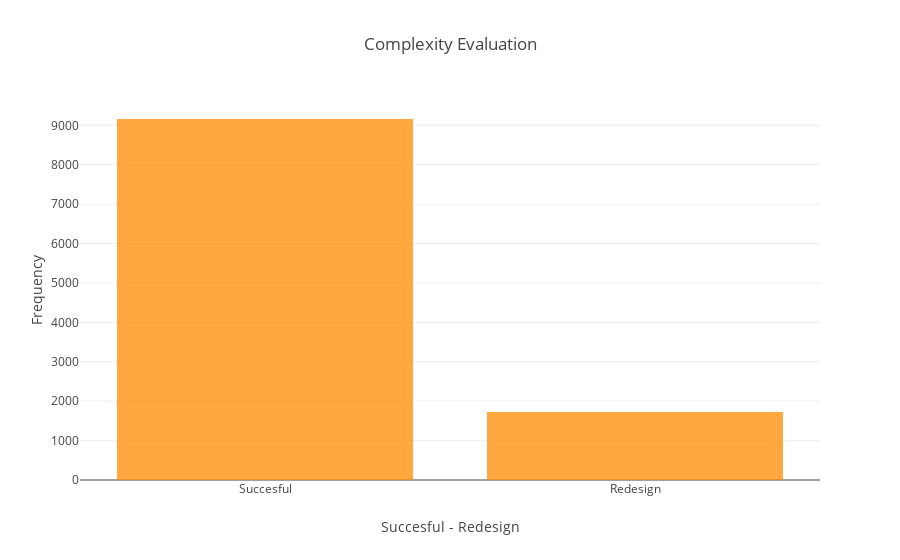

The notebook cell this image was saved under:
### Code cell
# Histogram
trace = go.Histogram(
    x = data.complexityEvaluation,
    opacity = 0.75,
    name = 'Complexity Evaluation',
    marker = dict(color = 'darkorange')
)
hist_data = [trace]
hist_layout = go.Layout(barmode='overlay',
                   title = 'Complexity Evaluation',
                   xaxis = dict(title = 'Succesful - Redesign'),
                   yaxis = dict(title = 'Frequency')
)
fig = go.Figure(data = hist_data, layout = hist_layout)
iplot(fig)

### Figure 1 — Plotly figure (JSON) as saved in the notebook; plotly's stock layout.template omitted (floating-point values rounded to 4 significant figures; data arrays with more than 128 entries replaced by an {"elided": "..."} marker saying what was removed)
{"data": [{"marker": {"color": "darkorange"}, "name": "Complexity Evaluation", "opacity": 0.75, "type": "histogram", "uid": "9b8212b4-ef78-4a37-930f-5242fd3afa03", "x": {"elided": "10885 str values"}}], "layout": {"barmode": "overlay", "title": "Complexity Evaluation", "xaxis": {"title": "Succesful - Redesign"}, "yaxis": {"title": "Frequency"}}}
